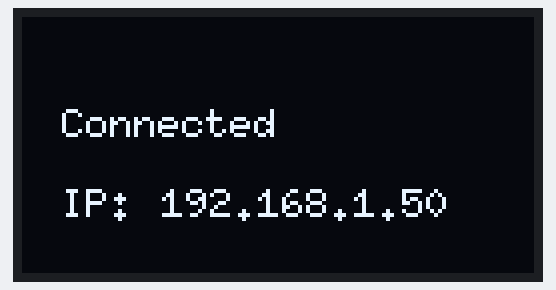
This sketch was run on a simulated ESP32. Shown: 128×64 one-colour display. WiFi joins after 1.5 s; servers stay silent unless stated; random numbers use the default seed unless the sketch sets one; no MQTT or app messages arrive unless stated; what the sketch prints to the serial monitor is not drawn.

Above: at 1.6 s.

The sketch:

esp32_conf.ino
```cpp
#include <Wire.h>
#include <WiFi.h>
#include <U8g2lib.h>
#include <PubSubClient.h>

// Replace with your own WiFi credentials
const char *ssid = "SSID";
const char *password = "WIFI_PASSWORD";

const char *mqtt_server = "MQTT_BROKER_IP";
const int mqtt_port = 1883;
const char *mqtt_topic = "test/topic";
const char *mqtt_username = "username";
const char *mqtt_password = "password";

WiFiClient espClient;
PubSubClient client(espClient);

// OLED Display Setup (for SSD1306 128x64 using I2C) delete this if you do not use OLED Display
U8G2_SSD1306_128X64_NONAME_F_HW_I2C u8g2(U8G2_R0, /* reset=*/U8X8_PIN_NONE);

void setup()
{
    Serial.begin(115200);
    Wire.begin(21, 18);
    u8g2.begin();
    u8g2.enableUTF8Print(); // Enable UTF-8 support

    // Display "Connecting to WiFi..."
    u8g2.clearBuffer();
    u8g2.setFont(u8g2_font_6x10_tf);
    u8g2.drawStr(10, 20, "Connecting to WiFi...");
    u8g2.sendBuffer();

    // Start WiFi connection
    WiFi.begin(ssid, password);

    // Wait until connected
    while (WiFi.status() != WL_CONNECTED)
    {
        delay(500);
    }

    // Get WiFi details
    String ipAddress = WiFi.localIP().toString();

    // Delete this if you do not use OLED Display
    u8g2.clearBuffer();
    u8g2.drawStr(10, 30, "Connected");
    u8g2.drawStr(10, 50, "IP:");
    u8g2.drawStr(35, 50, ipAddress.c_str()); // Show IP Address
    u8g2.sendBuffer();

    client.setServer(mqtt_server, mqtt_port);
    // Connect to MQTT Broker
    Serial.println("Connecting to MQTT...");
    while (!client.connected())
    {
        if (client.connect("ESP32_Client", mqtt_username, mqtt_password))
        {
            Serial.println("MQTT Connected");
        }
        else
        {
            Serial.print("Failed, rc=");
            Serial.print(client.state());
            Serial.println(". Trying again...");
            delay(500);
        }
    }
}

void loop()
{
    if (!client.connected())
    {
        Serial.println("Reconnecting to MQTT...");
        while (!client.connected())
        {
            if (client.connect("ESP32_Client", mqtt_username, mqtt_password))
            {
                Serial.println("MQTT Reconnected");
            }
            else
            {
                Serial.print("Failed, rc=");
                Serial.print(client.state());
                Serial.println(". Trying again...");
                delay(500);
            }
        }
    }

    int randomValue = random(0, 101);
    char message[10];
    snprintf(message, sizeof(message), "%d", randomValue);

    // Publish random value to MQTT
    if (client.publish(mqtt_topic, message))
    {
        Serial.print("Sent: ");
        Serial.println(message);
    }
    else
    {
        Serial.println("Failed to send message");
    }

    client.loop();
    delay(1000);
}
```
